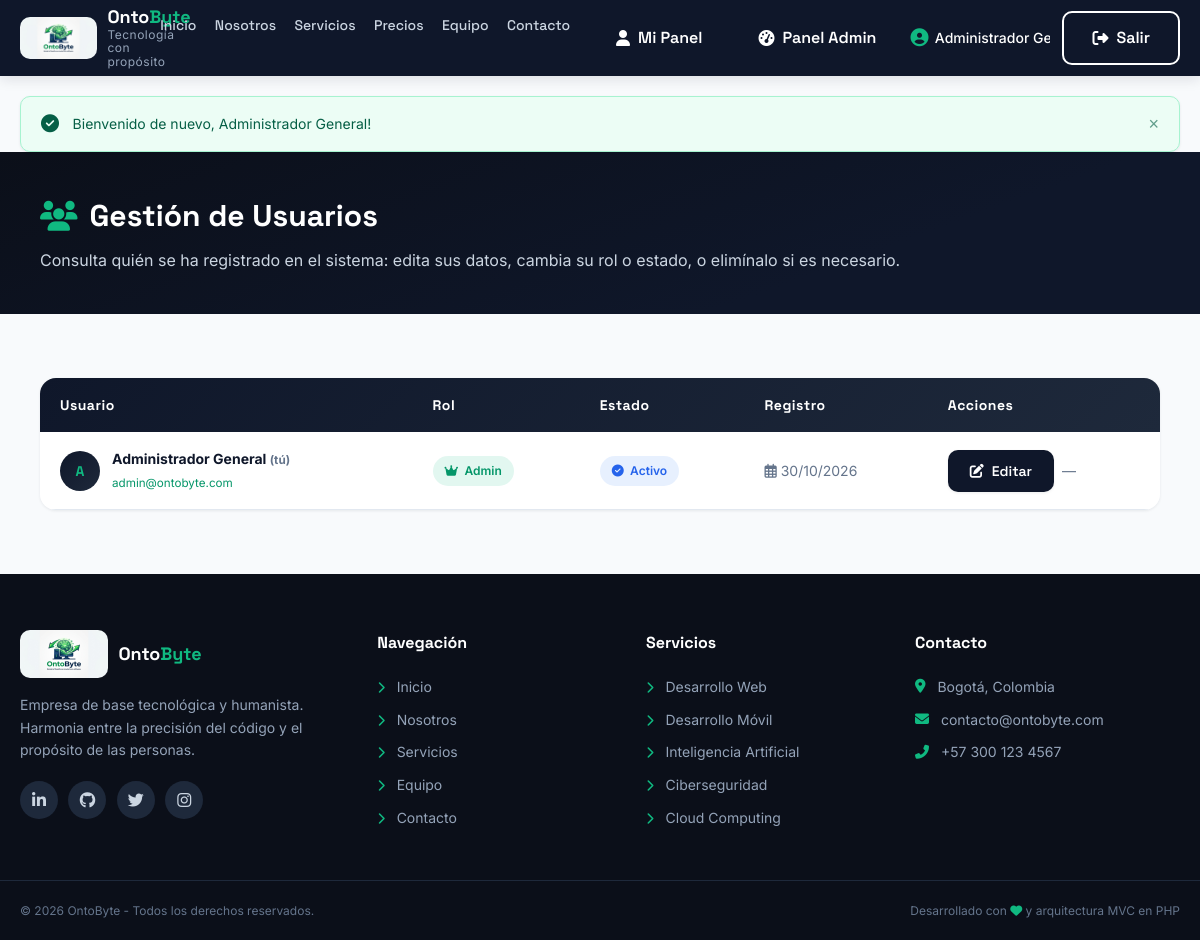
Page /admin/users (signed in) on the committed database.
### tables this page shows
CREATE TABLE IF NOT EXISTS users (
    id              INT UNSIGNED        NOT NULL AUTO_INCREMENT,   
    first_name      VARCHAR(100)        NOT NULL,                  
    last_name       VARCHAR(100)        NOT NULL,                  
    email           VARCHAR(255)        NOT NULL,                  
    password        VARCHAR(255)        NOT NULL,                  
    google_id       VARCHAR(255)        DEFAULT NULL,              
    role            ENUM('admin', 'user') NOT NULL DEFAULT 'user', 
    phone           VARCHAR(20)         DEFAULT NULL,              
    avatar          VARCHAR(500)        DEFAULT NULL,              
    is_active       TINYINT(1)          NOT NULL DEFAULT 1,        
    login_attempts  TINYINT UNSIGNED    NOT NULL DEFAULT 0,        
    email_verified  TINYINT(1)          NOT NULL DEFAULT 0,        
    last_login      DATETIME            DEFAULT NULL,              
    created_at      TIMESTAMP           NOT NULL DEFAULT CURRENT_TIMESTAMP,  
    updated_at      TIMESTAMP           NOT NULL DEFAULT CURRENT_TIMESTAMP ON UPDATE CURRENT_TIMESTAMP,  

     
    PRIMARY KEY (id),                                              
    UNIQUE KEY uk_users_email (email),                             
    UNIQUE KEY uk_users_google (google_id),                        
    INDEX idx_users_role (role),                                   
    INDEX idx_users_active (is_active)                             
);

### app/controllers/Controller.php (called while the page is built, shortened)
<?php
class Controller
{
    protected function render(string $view, array $data = []): void
    {
        require_once VIEWS_PATH . '/layouts/main.php';
    }
}

### app/controllers/AdminController.php (called while the page is built, shortened)
<?php
require_once CONTROLLERS_PATH . '/Controller.php';
class AdminController extends Controller
{
    public function users(): void
    {
        $users = (new User())->all();
        $this->render('admin/users', [
            'users'      => $users,
            'csrfToken'  => $this->generateCsrfToken(),
            'activePage' => 'admin-users'
        ]);
    }
}

### public/index.php (called while the page is built, shortened)
<?php
$requestUri = $_SERVER['REQUEST_URI'];
$basePath   = parse_url($requestUri, PHP_URL_PATH);
$scriptDir = rtrim((string) dirname($_SERVER['SCRIPT_NAME'] ?? '/'), '/\\');
$prefixesToStrip = array_unique(array_filter([
    $scriptDir,
    PUBLIC_URL,
    BASE_URL
]));
foreach ($prefixesToStrip as $prefix) {
    if (strpos($basePath, $prefix) === 0) {
        $basePath = substr($basePath, strlen($prefix));
        break;
    }
}
$basePath = '/' . trim($basePath, '/');
$requestMethod = $_SERVER['REQUEST_METHOD'] ?? 'GET';
$getRoutes = [
    '/'                 => ['PageController', 'home'],
    '/home'             => ['PageController', 'home'],
    '/about'            => ['PageController', 'about'],
    '/services'         => ['PageController', 'services'],
    '/team'             => ['PageController', 'team'],
    '/prices'           => ['PageController', 'prices'],
    '/login'            => ['AuthController', 'login'],
    '/register'         => ['AuthController', 'register'],
    '/logout'           => ['AuthController', 'logout'],
    '/dashboard'        => ['AuthController', 'dashboard'],
    '/contact'          => ['ContactController', 'index'],
    '/admin'            => ['AdminController', 'dashboard'],
    '/admin/contacts'   => ['AdminController', 'contacts'],
    '/admin/users'      => ['AdminController', 'users'],
    '/admin/user-edit'  => ['AdminController', 'userEdit'],
];
$postRoutes = [
    '/login'            => ['AuthController', 'authenticate'],
    '/register'         => ['AuthController', 'store'],
    '/contact/submit'   => ['ContactController', 'submit'],
    '/auth/google'      => ['AuthController', 'googleCallback'],
    '/admin/users/update' => ['AdminController', 'updateUser'],
    '/admin/users/delete' => ['AdminController', 'deleteUser'],
];
$routes = ($requestMethod === 'POST') ? $postRoutes : $getRoutes;
if (array_key_exists($basePath, $routes)) {
    $methodName     = $routes[$basePath][1];
} else {
    http_response_code(404);
    require_once VIEWS_PATH . '/errors/404.php';
    exit;
}
$controller = new $controllerName();
$controller->$methodName();

### config/database.example.php (called while the page is built, shortened)
<?php
class Database
{
    private static ?Database $instance = null;
    private ?PDO $connection = null;
    private function __construct()
    {
        $dsn = sprintf(
            'mysql:host=%s;port=%s;dbname=%s;charset=%s',
            DB_HOST,
            DB_PORT,
            DB_NAME,
            DB_CHARSET
        );
        $options = [
            PDO::ATTR_ERRMODE            => PDO::ERRMODE_EXCEPTION,
            PDO::ATTR_DEFAULT_FETCH_MODE => PDO::FETCH_ASSOC,
            PDO::ATTR_EMULATE_PREPARES   => false,
            PDO::MYSQL_ATTR_INIT_COMMAND => "SET NAMES " . DB_CHARSET
        ];
        try {
            $this->connection = new PDO($dsn, DB_USER, DB_PASS, $options);
        } catch (PDOException $e) {
            if (APP_DEBUG) {
                throw new Exception(
                    'Error de conexión a la base de datos: ' . $e->getMessage()
                );
            }
            throw new Exception('Error de conexión a la base de datos.');
        }
    }
    public static function getInstance(): Database
    {
        if (self::$instance === null) {
            self::$instance = new self();
        }
        return self::$instance;
    }
    public function getConnection(): PDO
    {
        return $this->connection;
    }
}

### app/models/Model.php (called while the page is built, shortened)
<?php
abstract class Model
{
    protected $db;
    protected $table;
    public function __construct()
    {
        $this->db = Database::getInstance()->getConnection();
    }
    public function all(?int $limit = null, int $offset = 0): array
    {
        $sql = "SELECT * FROM {$this->table}";
        $stmt = $this->db->prepare($sql);
        $stmt->execute();
        return $stmt->fetchAll();
    }
}

### app/views/admin/users.php (the view, shortened to what this page needs)
<?php
require_once VIEWS_PATH . '/components/flash.php';
?>
<section class="admin-header">
    <div class="container">
        <h1 class="admin-title">
            <i class="fas fa-users" aria-hidden="true"></i>
            Gestión de Usuarios
        </h1>
        <p class="admin-subtitle">
            Consulta quién se ha registrado en el sistema: edita sus datos,
            cambia su rol o estado, o elimínalo si es necesario.
        </p>
    </div>
</section>
<section class="section">
    <div class="container">
        <?php if (!empty($users)): ?>
            <div class="table-responsive">
                <table class="admin-table">
                    <thead>
                        <tr>
                            <th>Usuario</th>
                            <th>Rol</th>
                            <th>Estado</th>
                            <th>Registro</th>
                            <th>Acciones</th>
                        </tr>
                    </thead>
                    <tbody>
                        <?php foreach ($users as $user): ?>
                        <tr>
                            <td>
                                <div class="contact-sender">
                                    <span class="contact-avatar" aria-hidden="true">
                                        <?php echo strtoupper(substr(htmlspecialchars($user['first_name']), 0, 1)); ?>
                                    </span>
                                    <div>
                                        <strong>
                                            <?php echo htmlspecialchars($user['first_name'] . ' ' . $user['last_name']); ?>
                                            <?php if ((int) $user['id'] === (int) ($_SESSION['user_id'] ?? 0)): ?>
                                                <small class="text-muted">(tú)</small>
                                            <?php endif; ?>
                                        </strong><br>
                                        <small><a href="mailto:<?php echo htmlspecialchars($user['email']); ?>"><?php echo htmlspecialchars($user['email']); ?></a></small>
                                    </div>
                                </div>
                            </td>
                            <td>
                                <?php if ($user['role'] === 'admin'): ?>
                                    <span class="status-badge read" title="Administrador"><i class="fas fa-crown" aria-hidden="true"></i> Admin</span>
                                <?php else: ?>
                                    <span class="status-badge read" title="Usuario"><i class="fas fa-user" aria-hidden="true"></i> Usuario</span>
                                <?php endif; ?>
                            </td>
                            <td>
                                <?php if ((int) $user['is_active'] === 1): ?>
                                    <span class="status-badge unread" title="Activo"><i class="fas fa-check-circle" aria-hidden="true"></i> Activo</span>
                                <?php else: ?>
                                    <span class="status-badge inactive" title="Inactivo"><i class="fas fa-ban" aria-hidden="true"></i> Inactivo</span>
                                <?php endif; ?>
                            </td>
                            <td class="contact-date">
                                <i class="far fa-calendar-alt" aria-hidden="true"></i>
                                <?php echo date('d/m/Y', strtotime($user['created_at'])); ?>
                            </td>
                            <td>
                                <div class="admin-user-actions">
                                    <a href="<?php echo BASE_URL; ?>/admin/user-edit?id=<?php echo (int) $user['id']; ?>"
                                       class="btn btn-sm btn-primary" title="Editar usuario">
                                        <i class="fas fa-edit" aria-hidden="true"></i> Editar
                                    </a>
                                    <?php if ((int) $user['id'] !== (int) ($_SESSION['user_id'] ?? 0)): ?>
                                        <form action="<?php echo BASE_URL; ?>/admin/users/delete" method="POST"
                                              class="inline-form"
                                              onsubmit="return confirm('¿Estás seguro de eliminar a <?php echo addslashes(htmlspecialchars($user['first_name'] . ' ' . $user['last_name'])); ?>? Esta acción no se puede deshacer.');">
                                            <input type="hidden" name="<?php echo CSRF_TOKEN_NAME; ?>" value="<?php echo htmlspecialchars($csrfToken); ?>">
                                            <input type="hidden" name="id" value="<?php echo (int) $user['id']; ?>">
                                            <button type="submit" class="btn btn-sm btn-danger" title="Eliminar usuario">
                                                <i class="fas fa-trash-alt" aria-hidden="true"></i> Eliminar
                                            </button>
                                        </form>
                                    <?php else: ?>
                                        <span class="text-muted" title="No puedes eliminarte a ti mismo">—</span>
                                    <?php endif; ?>
                                </div>
                            </td>
                        </tr>
                        <?php endforeach; ?>
                    </tbody>
                </table>
            </div>
        <?php endif; ?>
    </div>
</section>

### rows in the picture
users: first_name "A", first_name+last_name "Administrador General", shows "(tú)", email "admin@ontobyte.com", role "admin" (drawn), is_active 1 (drawn), created_at "30/10/2026"

### other values in the picture
$_SESSION['user_name'] "Administrador…"
$flash['message'] "Bienvenido de nuevo, Administrador General!"
APP_NAME "OntoByte"
